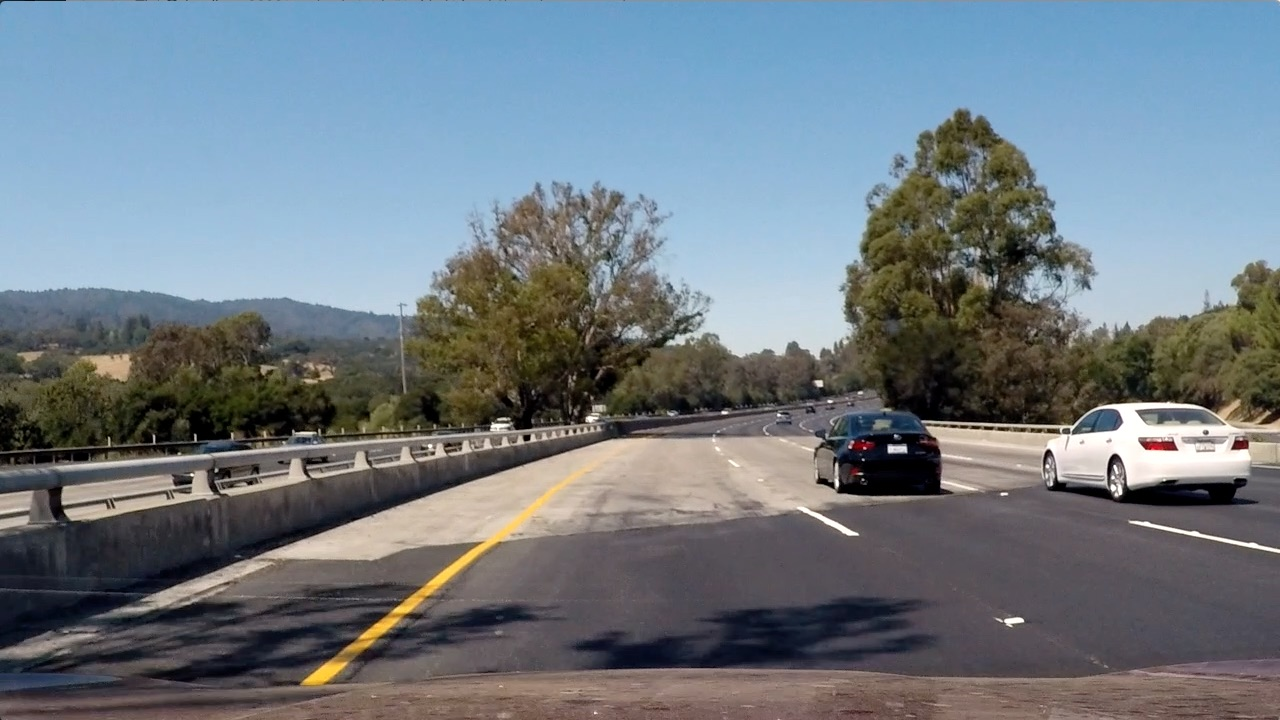
#> input picture 5_CarND-Vehicle-Detection-master/CarND-Vehicle-Detection-master/test_images/test4.jpg, 1280 x 720 px, found by its file name
$ jupyter execute --allow-errors VehicleDetectionProjectf.ipynb   (shell and % lines are left out)   (older library calls are emulated)
#> lines starting #> are read from the running program, lines starting #| are printed output that depends on the picture
* Perform a Histogram of Oriented Gradients (HOG) feature extraction on a labeled training set of images and train a classifier Linear SVM classifier
* Optionally, you can also apply a color transform and append binned color features, as well as histograms of color, to your HOG feature vector.
* Note: for those first two steps don't forget to normalize your features and randomize a selection for training and testing.
* Implement a sliding-window technique and use your trained classifier to search for vehicles in images.
* Run your pipeline on a video stream (start with the test_video.mp4 and later implement on full project_video.mp4) and create a heat map of recurring detections frame by frame to reject outliers and follow detected vehicles.
* Estimate a bounding box for vehicles detected.

[cell 1]
import numpy as np
import cv2
import matplotlib.pyplot as plt
import matplotlib.image as mpimg
from sklearn.preprocessing import StandardScaler
import glob
from sklearn.model_selection import train_test_split
import time
from sklearn.svm import LinearSVC
from sklearn.preprocessing import StandardScaler
from skimage.feature import hog
import os.path as path
from skimage.feature import hog
from scipy.ndimage.measurements import label
import collections
from moviepy.editor import VideoFileClip
import os

# HOG

[cell 2]
cars_directory = '.\\vehicles\\vehicles\\*\\*.png'
none_cars_directory = '.\\non-vehicles\\non-vehicles\\*\\*.png'

car_images = glob.glob(cars_directory)
none_car_images = glob.glob(none_cars_directory)

#> (the rest of this cell did not finish here and is left out)

[cell 3]
color_space = 'YCrCb' # Can be RGB, HSV, LUV, HLS, YUV, YCrCb
orient = 9  # HOG orientations
pix_per_cell = 8 # HOG pixels per cell
cell_per_block = 2 # HOG cells per block
hog_channel = 'ALL' # Can be 0, 1, 2, or "ALL"
spatial_size = (16, 16) # Spatial binning dimensions
hist_bins = 16    # Number of histogram bins
spatial_feat = True # Spatial features on or off
hist_feat = True # Histogram features on or off
hog_feat = True # HOG features on or off
y_start_stop = [200, 700] # Min and max in y to search in slide_window()
time_window = 5

[cell 4]
# Define a function to return HOG features and visualization
# [16 lines left out: function get_hog_features, not called in this run]

#> (a cell that did not finish here is left out)

[cell 6]
# Here is your draw_boxes function from the previous exercise
def draw_boxes(img, bboxes, color=(0, 0, 255), thick=6):
    # Make a copy of the image
    imcopy = np.copy(img)
    # Iterate through the bounding boxes
    for bbox in bboxes:
        # Draw a rectangle given bbox coordinates
        cv2.rectangle(imcopy, bbox[0], bbox[1], color, thick)
    # Return the image copy with boxes drawn
    return imcopy

[cell 7]
# [5 lines left out: function bin_spatial, not called in this run]
    #features = cv2.resize(img,size).ravel()
    #return features

[cell 8]
# [6 lines left out: function color_hist, not called in this run]

[cell 9]
# [37 lines left out: function single_img_features, not called in this run]

[cell 10]
# Define a function to extract features from a list of images
# Have this function call bin_spatial() and color_hist()
def extract_features(imgs,color_space='RGB',spatial_size = (32,32),hist_bins = 32,
                       orient=9,pix_per_cell=8,cell_per_block=2,hog_channel=0,
                       spatial_feat=True,hist_feat=True,hog_feat=True):
    # Create a list to append feature vectors to
    features = []
    # Iterate through the list of images
    for file in imgs:
        # Read in each one by one
        image = mpimg.imread(file)
        hog_features = single_img_features(image,color_space=color_space,spatial_size =spatial_size,hist_bins = hist_bins,
                       orient=orient,pix_per_cell=pix_per_cell,cell_per_block=cell_per_block,hog_channel=hog_channel,
                       spatial_feat=spatial_feat,hist_feat=hist_feat,hog_feat=hog_feat)
        features.append(hog_features)
    # Return list of feature vectors
    return features

[cell 11]
print(len(car_images)+len(none_car_images))

[cell 12]
t=time.time()
print('Start to extract HOG features!')
car_features = extract_features(car_images,color_space=color_space,spatial_size = spatial_size,
                            hist_bins = hist_bins,orient=orient,pix_per_cell=pix_per_cell,
                                cell_per_block=cell_per_block,
                            hog_channel=hog_channel,spatial_feat=spatial_feat,
                                hist_feat=hist_feat,hog_feat=hog_feat)
notcar_features = extract_features(none_car_images,color_space=color_space,spatial_size = spatial_size,
                            hist_bins = hist_bins,orient=orient,pix_per_cell=pix_per_cell,
                                   cell_per_block=cell_per_block,
                            hog_channel=hog_channel,spatial_feat=spatial_feat,
                                   hist_feat=hist_feat,hog_feat=hog_feat)
t2 = time.time()
print(round(t2-t, 2), 'Seconds to extract HOG features...')

# Create an array stack of feature vectors
X = np.vstack((car_features, notcar_features)).astype(np.float64)
print(X.shape)
# Define the labels vector
y = np.hstack((np.ones(len(car_features)), np.zeros(len(notcar_features))))

# Split up data into randomized training and test sets
rand_state = np.random.randint(0, 100)
#> (the rest of this cell did not finish here and is left out)

# Sliding Window

[cell 13]
# Define a function that takes an image,
# start and stop positions in both x and y,
# window size (x and y dimensions),
# and overlap fraction (for both x and y)
def slide_window(img, x_start_stop=[None, None], y_start_stop=[None, None],
                    xy_window=(64, 64), xy_overlap=(0.5, 0.5)):
    # If x and/or y start/stop positions not defined, set to image size
    #if not x_start_stop and not y_start_stop:
    #    x_start_stop = [0,img.shape[1]]
    #    y_start_stop = [0,img.shape[0]]
    if x_start_stop[0] == None:
        x_start_stop[0] = 0
    if x_start_stop[1] == None:
        x_start_stop[1] = img.shape[1]
    if y_start_stop[0] == None:
        y_start_stop[0] = 0
    if y_start_stop[1] == None:
        y_start_stop[1] = img.shape[0]
    print(image.shape)
    print(x_start_stop)
    print(y_start_stop)
    # Compute the span of the region to be searched
    span_region = [x_start_stop[1]-x_start_stop[0],y_start_stop[1]-y_start_stop[0]]
    print(span_region)
    # Compute the number of pixels per step in x/y
    x_pixels_per_step = np.int(xy_window[0]*(1-xy_overlap[0]))
    y_pixels_per_step = np.int(xy_window[1]*(1-xy_overlap[1]))
    # Compute the number of windows in x/y
    x_number_windows = np.int((span_region[0]-np.int(xy_window[0]*xy_overlap[0]))/x_pixels_per_step)
    y_number_windows = np.int((span_region[1]-np.int(xy_window[1]*xy_overlap[1]))/y_pixels_per_step)
    # Initialize a list to append window positions to
    window_list = []
    # Loop through finding x and y window positions
    for xs in range(x_number_windows):
        for ys in range(y_number_windows):
            startx = xs*x_pixels_per_step + x_start_stop[0]
            endx = startx + xy_window[0]
            starty = ys*y_pixels_per_step + y_start_stop[0]
            endy = starty + xy_window[1]
            # Append window position to list
            window_list.append(((startx, starty), (endx, endy)))
    #     Note: you could vectorize this step, but in practice
    #     you'll be considering windows one by one with your
    #     classifier, so looping makes sense
        # Calculate each window position
        # Append window position to list
    # Return the list of windows
    return window_list

[cell 14]
image = mpimg.imread('.\\test_images\\test4.jpg')
#> image is the input picture: shape (720, 1280, 3); mean R, G, B 112.2, 122.7, 130.9

windows = slide_window(image, x_start_stop=[None, None], y_start_stop=[None, None],
                    xy_window=(128, 128), xy_overlap=(0.5, 0.5))
#| (720, 1280, 3)
#| [0, 1280]
#| [0, 720]
#| [1280, 720]
#> windows = 190 items

window_img = draw_boxes(image, windows, color=(0, 0, 255), thick=6)
#> the loop in draw_boxes, `for bbox in bboxes:` made 190 passes
#> bbox on passes 1 to 3: ((0, 0), (128, 128)), ((0, 64), (128, 192)), ((0, 128), (128, 256))
#> after the loop in draw_boxes, `for bbox in bboxes:`:
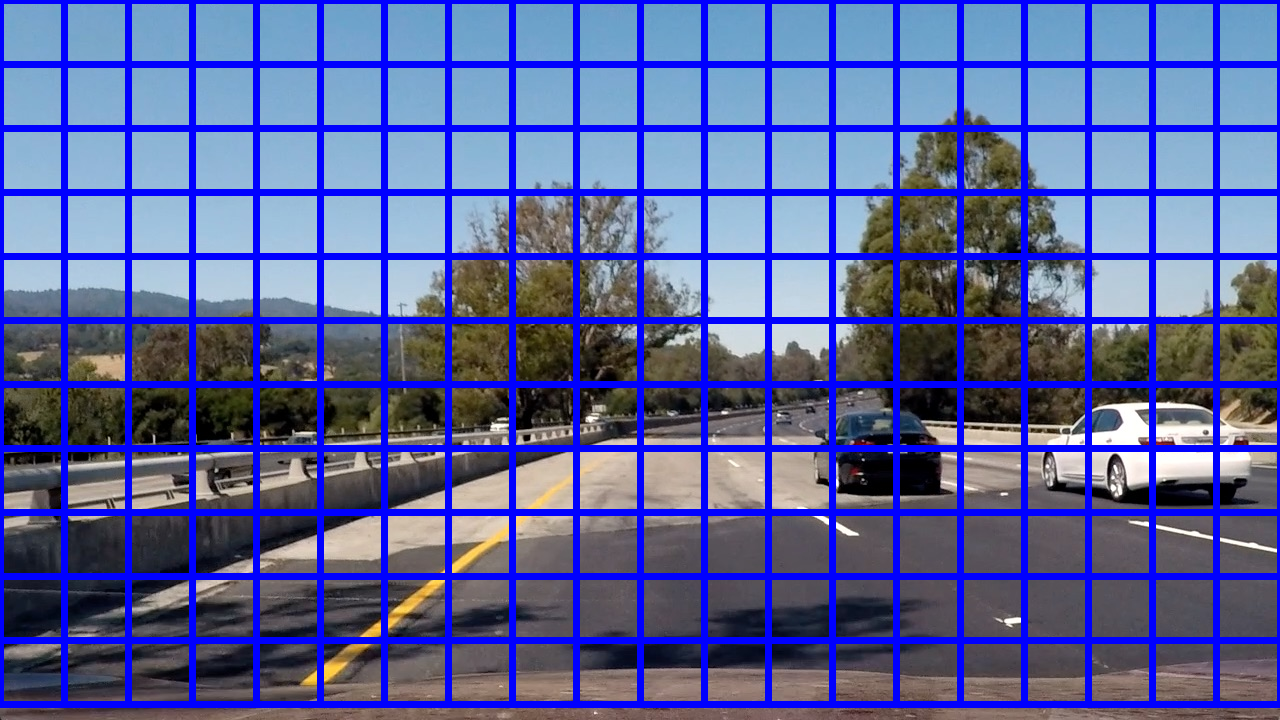
#> imcopy: shape (720, 1280, 3); mean R, G, B 88.7, 97.2, 156.7
plt.figure()
plt.imshow(window_img)

[cell 15]
# [18 lines left out: function search_windows, not called in this run]

[cell 16]
image = mpimg.imread('.\\test_images\\test3.jpg')
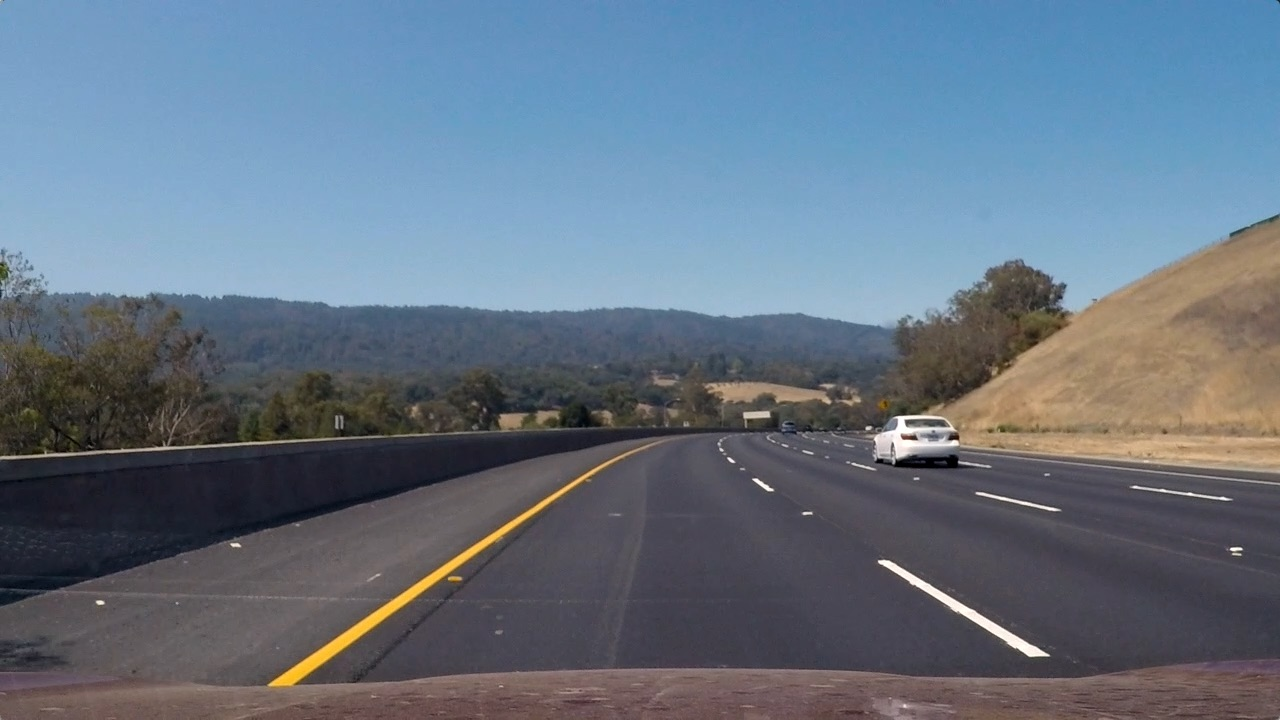
#> input picture 5_CarND-Vehicle-Detection-master/CarND-Vehicle-Detection-master/test_images/test3.jpg, 1280 x 720 px, found by its file name
#> image is the input picture: shape (720, 1280, 3); mean R, G, B 101.1, 115.3, 130.7

windows = slide_window(image, x_start_stop=[None, None], y_start_stop=[300, 700],
                    xy_window=(96, 96), xy_overlap=(0.5, 0.5))
#| (720, 1280, 3)
#| [0, 1280]
#| [1280, 400]
#> windows = 175 items
print('窗口数量',len(windows))
#| 窗口数量 175
#> (the rest of this cell did not finish here and is left out)
